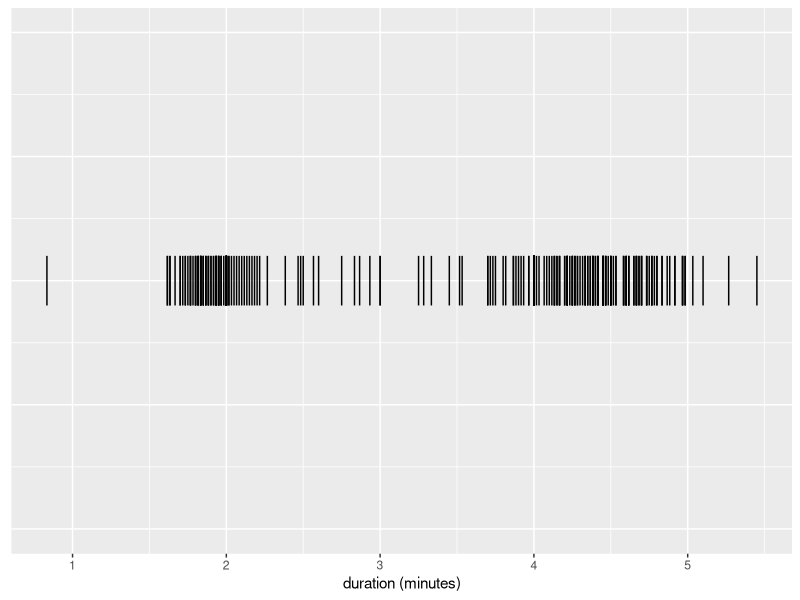
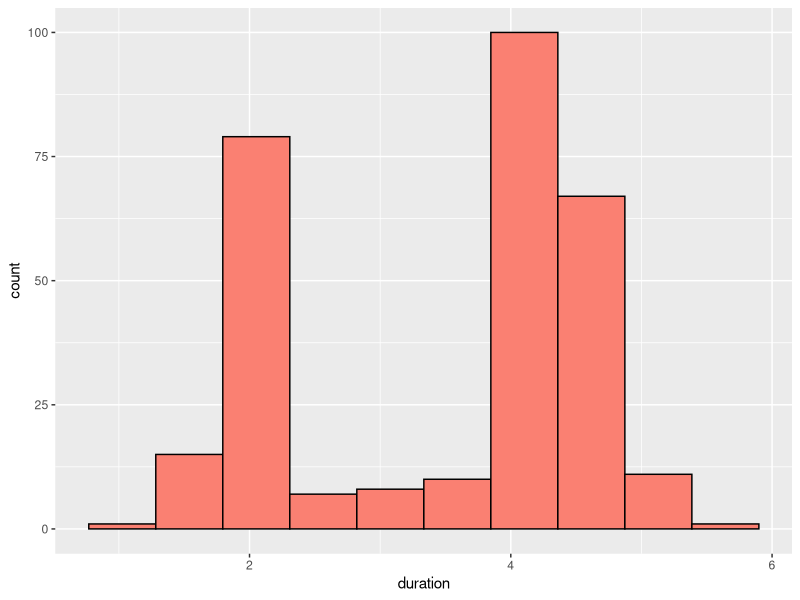
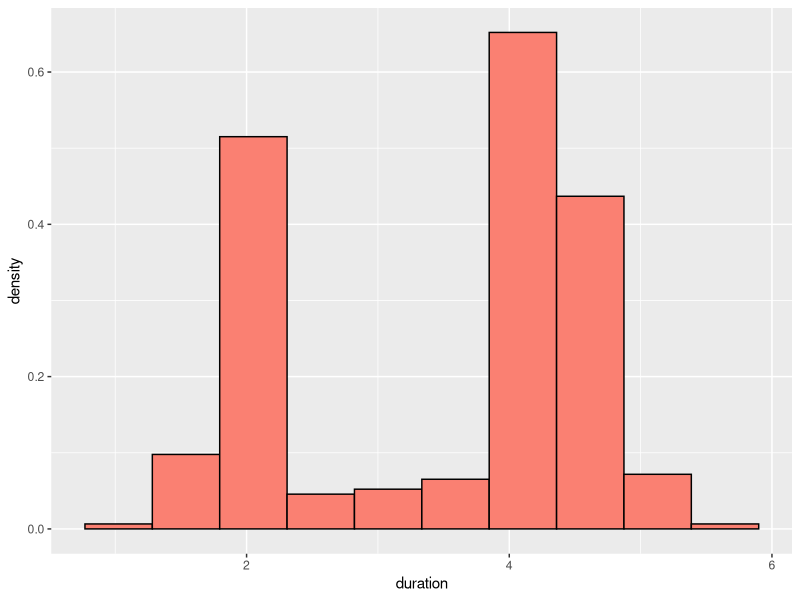

These charts were generated, in order, by the following R code: (Note: this script raises an error after producing the figures.)
## ---- chunk 1
library(tidyverse)
library(gridExtra)
## ---- chunk 2
data(geyser, package = 'MASS')
## ---- chunk 3
ggplot(geyser) + 
  geom_segment(aes(x = duration, xend = duration, y = -.1, yend = .1)) + 
  ylim(-1, 1) + 
  theme(
    axis.title.y = element_blank(),
    axis.text.y = element_blank(),
    axis.ticks.y = element_blank()
  ) +
  xlab('duration (minutes)')
## ---- chunk 4
ggplot(geyser) + 
  geom_histogram(
    aes(x = duration), 
    fill = 'salmon', 
    bins = 10, 
    col = 'black'
  )
## ---- chunk 5
ggplot(geyser) +
  geom_histogram(
    aes(x = duration, y = ..density..), 
    fill = 'salmon', 
    bins = 10, 
    col = 'black'
  )
## ---- chunk 6
knitr::include_graphics('/img/posts/2017-06-08-density/density-bin.png')
## ---- chunk 7
knitr::include_graphics('/img/posts/2017-06-08-density/mvt.png')
## ---- chunk 8
breaks <- function(X, bins, offset) {
  width <- diff(range(X)) / bins
  offset + seq(min(X) - width, max(X), by = width)
}
## ---- chunk 9
par(mfrow = c(1, 3))
for (offset in c(0, 0.2, 0.34)) {
  hist(
    geyser$duration,
    breaks = breaks(geyser$duration, 10, offset), 
    main = sprintf('11 bins, bin shift %f', offset),
    right = FALSE,
    ylim = c(0, 1),
    xlab = 'duration',
    freq = FALSE
  )
}
## ---- chunk 10
sho <- function(X, width, m, alpha, ...) {
    for (shift in 0:(m - 1)) {
      offset <- shift * (width / m)
      min_k <- floor((min(X) - offset) / width)
      max_k <- ceiling((max(X) - offset) / width)
      hist(
        X,
        breaks = offset + width * seq(
          from = min_k, to = max_k
        ),
        freq = FALSE,
        add = (shift != 0),
        col = scales::alpha('gray', alpha = alpha),
        lty = 'blank',
        ...
      )
  } 
}
## ---- chunk 11
par(mfrow = c(1, 3))
for (offset in c(0, 0.2, 0.34)) {
  sho(
    geyser$duration + offset,  
    width = 0.9,
    m = 5, 
    alpha = 0.3, 
    main = sprintf('m = 5, shift %f', offset),
    xlab = 'duration', 
    ylim = c(0, 0.7),
    xlim = c(0, 7)
  )
}
## ---- chunk 12
# Average Shifted Histogram
ash <- function(X, nbins, m) {
  width <- diff(range(X)) / nbins
  f_ash <- rep(0, length(X))
    
  for (shift in 1:m) {
    f_ash <- f_ash + 
      f_j(
        X = X, 
        breaks = shift * (width / m) + seq(
          from = min(X) - width, to = max(X) + 1, by = width
        )
      )
  }
  
  i <- order(X)
  ash <- tibble(f = f_ash[i]/m, x = X[i])
  class(ash) <- c('ash', class(ash))
  ash
}

# Histogram Density Estimate
f_j <- function(X, breaks) {
  n <- length(X)
  f_dens <- rep(NA, n)
  for (i in 1:(length(breaks) - 1)) {
    low <- breaks[i]
    high <- breaks[i + 1]
    elements <- (X >= low) & (X < high)
    f_dens[elements] <- sum(elements) / ((high - low) * n)
  }
  stopifnot(all(!is.na(f_dens)))
  f_dens
}

# Plot ASH
plot.ash <- function(ash) {
  ggplot(ash) + 
    geom_line(aes(x = x, y = f)) +
    ylab('density')
}
## ---- chunk 13
plot(ash(geyser$duration, m = 5, nbins = 10)) + 
  xlab('duration') +
  ggtitle('Duration of Old Faithful\'s Eruptions (ASH, m = 5, 10 bins)')
## ---- chunk 14
knitr::include_graphics('/img/posts/2017-06-08-density/subparts.png')
## ---- chunk 15
weight_fun <- function(m) {
  j <- c(0:(m - 1), -(1:(m - 1)))
  W <- tibble(
    w = (m - abs(j)),
    x = sapply(j, function(j) sprintf('v[%d]', j)),
    i = j
  ) %>% 
    arrange(i) %>% 
    mutate(x = ordered(x, x))
  
  ggplot(W) +
    geom_bar(
      aes(x = x, y = w), 
      stat = 'identity', 
      fill = 'salmon', 
      col = 'black'
    ) +
    scale_x_discrete('element', labels = parse(text = levels(W$x))) + 
    ylab('weight')
}
## ---- chunk 16
gridExtra::grid.arrange(
  weight_fun(5),
  weight_fun(15),
  weight_fun(100) + 
    theme(axis.text.x = element_blank())
)
